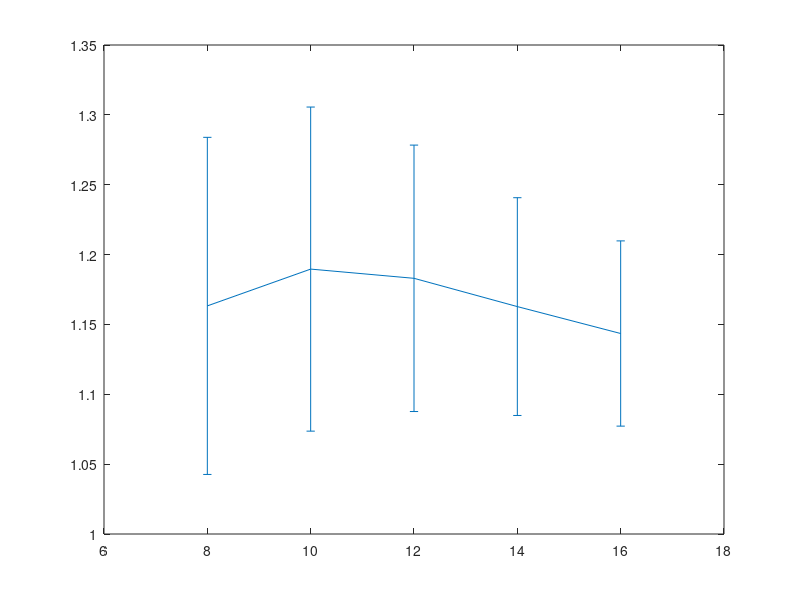

Source code (MATLAB):
load E4M8J;
load E4M10J;
load E4M12J;
load E4M14J;
load E4M16J;

r8 = E4M8J(:,2)./E4M8J(:,1);
r10 = E4M10J(:,2)./E4M10J(:,1);
r12 = E4M12J(:,2)./E4M12J(:,1);
r14 = E4M14J(:,2)./E4M14J(:,1);
r16 = E4M16J(:,2)./E4M16J(:,1);

m(1) = mean(r8);
m(2) = mean(r10);
m(3) = mean(r12);
m(4) = mean(r14);
m(5) = mean(r16);

s(1) = std(r8);
s(2) = std(r10);
s(3) = std(r12);
s(4) = std(r14);
s(5) = std(r16);

x = 8:2:16;

# plot(x, m, '-o')
errorbar(x, m, s)
